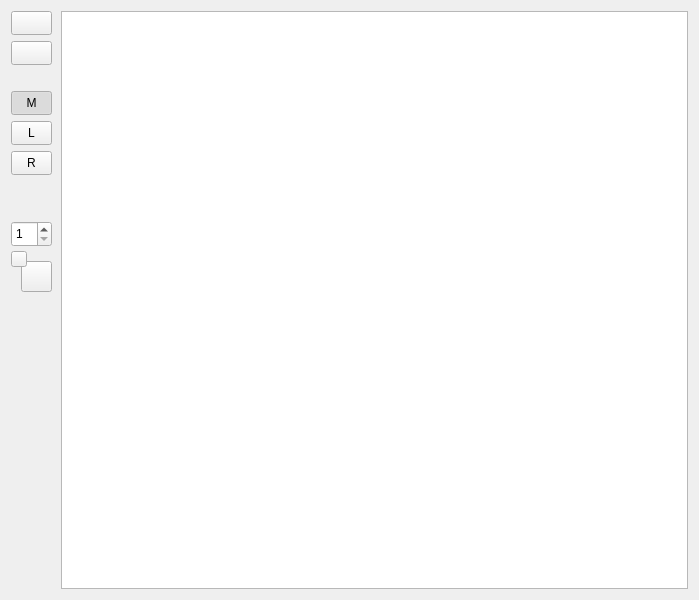
<?xml version="1.0" encoding="UTF-8"?>
<ui version="4.0">
 <class>VEMainWindow</class>
 <widget class="QWidget" name="VEMainWindow">
  <property name="geometry">
   <rect>
    <x>0</x>
    <y>0</y>
    <width>699</width>
    <height>600</height>
   </rect>
  </property>
  <property name="minimumSize">
   <size>
    <width>500</width>
    <height>400</height>
   </size>
  </property>
  <property name="windowTitle">
   <string>Simple Vector Graphics Editor</string>
  </property>
  <layout class="QHBoxLayout" name="horizontalLayout_2">
   <property name="spacing">
    <number>9</number>
   </property>
   <item>
    <widget class="QWidget" name="widget" native="true">
     <property name="sizePolicy">
      <sizepolicy hsizetype="Fixed" vsizetype="Preferred">
       <horstretch>0</horstretch>
       <verstretch>1</verstretch>
      </sizepolicy>
     </property>
     <property name="minimumSize">
      <size>
       <width>41</width>
       <height>0</height>
      </size>
     </property>
     <property name="maximumSize">
      <size>
       <width>75</width>
       <height>16777215</height>
      </size>
     </property>
     <property name="styleSheet">
      <string notr="true"/>
     </property>
     <widget class="QSpinBox" name="spinBoxPenWidth">
      <property name="geometry">
       <rect>
        <x>0</x>
        <y>210</y>
        <width>41</width>
        <height>26</height>
       </rect>
      </property>
      <property name="toolTip">
       <string>&lt;html&gt;&lt;head/&gt;&lt;body&gt;&lt;p&gt;Border width&lt;/p&gt;&lt;/body&gt;&lt;/html&gt;</string>
      </property>
      <property name="minimum">
       <number>1</number>
      </property>
     </widget>
     <widget class="QToolButton" name="toolBtnSelect">
      <property name="geometry">
       <rect>
        <x>0</x>
        <y>80</y>
        <width>41</width>
        <height>24</height>
       </rect>
      </property>
      <property name="toolTip">
       <string>&lt;html&gt;&lt;head/&gt;&lt;body&gt;&lt;p&gt;Shape handling: Select, move and transform&lt;/p&gt;&lt;/body&gt;&lt;/html&gt;</string>
      </property>
      <property name="text">
       <string>M</string>
      </property>
      <property name="icon">
       <iconset resource="icons.qrc">
        <normaloff>:/icons/resources/arrow_icon.png</normaloff>:/icons/resources/arrow_icon.png</iconset>
      </property>
      <property name="checkable">
       <bool>true</bool>
      </property>
      <property name="checked">
       <bool>true</bool>
      </property>
     </widget>
     <widget class="QToolButton" name="toolBtnPLine">
      <property name="geometry">
       <rect>
        <x>0</x>
        <y>110</y>
        <width>41</width>
        <height>24</height>
       </rect>
      </property>
      <property name="toolTip">
       <string>&lt;html&gt;&lt;head/&gt;&lt;body&gt;&lt;p&gt;Polyline: Draw a Polyline&lt;/p&gt;&lt;/body&gt;&lt;/html&gt;</string>
      </property>
      <property name="text">
       <string>L</string>
      </property>
      <property name="icon">
       <iconset resource="icons.qrc">
        <normaloff>:/icons/resources/poly_line_icon.png</normaloff>:/icons/resources/poly_line_icon.png</iconset>
      </property>
      <property name="checkable">
       <bool>true</bool>
      </property>
     </widget>
     <widget class="QToolButton" name="toolBtnRect">
      <property name="geometry">
       <rect>
        <x>0</x>
        <y>140</y>
        <width>41</width>
        <height>24</height>
       </rect>
      </property>
      <property name="toolTip">
       <string>&lt;html&gt;&lt;head/&gt;&lt;body&gt;&lt;p&gt;Rectangle: Draw a rectangle&lt;/p&gt;&lt;/body&gt;&lt;/html&gt;</string>
      </property>
      <property name="text">
       <string>R</string>
      </property>
      <property name="icon">
       <iconset resource="icons.qrc">
        <normaloff>:/icons/resources/rectangle_icon.png</normaloff>:/icons/resources/rectangle_icon.png</iconset>
      </property>
      <property name="checkable">
       <bool>true</bool>
      </property>
     </widget>
     <widget class="QPushButton" name="pushBtnBrushColor">
      <property name="geometry">
       <rect>
        <x>10</x>
        <y>250</y>
        <width>31</width>
        <height>31</height>
       </rect>
      </property>
      <property name="toolTip">
       <string>&lt;html&gt;&lt;head/&gt;&lt;body&gt;&lt;p&gt;&lt;br/&gt;&lt;/p&gt;&lt;/body&gt;&lt;/html&gt;</string>
      </property>
      <property name="autoFillBackground">
       <bool>false</bool>
      </property>
      <property name="text">
       <string/>
      </property>
     </widget>
     <widget class="QPushButton" name="pushBtnSave">
      <property name="geometry">
       <rect>
        <x>0</x>
        <y>30</y>
        <width>41</width>
        <height>24</height>
       </rect>
      </property>
      <property name="toolTip">
       <string>&lt;html&gt;&lt;head/&gt;&lt;body&gt;&lt;p&gt;Save to File&lt;/p&gt;&lt;/body&gt;&lt;/html&gt;</string>
      </property>
      <property name="text">
       <string/>
      </property>
      <property name="icon">
       <iconset resource="icons.qrc">
        <normaloff>:/icons/resources/save_icon.png</normaloff>:/icons/resources/save_icon.png</iconset>
      </property>
     </widget>
     <widget class="QPushButton" name="pushBtnLoad">
      <property name="geometry">
       <rect>
        <x>0</x>
        <y>0</y>
        <width>41</width>
        <height>24</height>
       </rect>
      </property>
      <property name="toolTip">
       <string>&lt;html&gt;&lt;head/&gt;&lt;body&gt;&lt;p&gt;Open File&lt;/p&gt;&lt;/body&gt;&lt;/html&gt;</string>
      </property>
      <property name="text">
       <string/>
      </property>
      <property name="icon">
       <iconset resource="icons.qrc">
        <normaloff>:/icons/resources/folder_icon.png</normaloff>:/icons/resources/folder_icon.png</iconset>
      </property>
     </widget>
     <widget class="QPushButton" name="pushBtnPenColor">
      <property name="geometry">
       <rect>
        <x>0</x>
        <y>240</y>
        <width>16</width>
        <height>16</height>
       </rect>
      </property>
      <property name="toolTip">
       <string>&lt;html&gt;&lt;head/&gt;&lt;body&gt;&lt;p&gt;&lt;br/&gt;&lt;/p&gt;&lt;/body&gt;&lt;/html&gt;</string>
      </property>
      <property name="autoFillBackground">
       <bool>false</bool>
      </property>
      <property name="text">
       <string/>
      </property>
     </widget>
    </widget>
   </item>
   <item>
    <widget class="QGraphicsView" name="graphicsView">
     <property name="verticalScrollBarPolicy">
      <enum>Qt::ScrollBarAlwaysOff</enum>
     </property>
     <property name="horizontalScrollBarPolicy">
      <enum>Qt::ScrollBarAlwaysOff</enum>
     </property>
     <property name="sizeAdjustPolicy">
      <enum>QAbstractScrollArea::AdjustToContentsOnFirstShow</enum>
     </property>
     <property name="alignment">
      <set>Qt::AlignLeading|Qt::AlignLeft|Qt::AlignTop</set>
     </property>
    </widget>
   </item>
  </layout>
 </widget>
 <tabstops>
  <tabstop>graphicsView</tabstop>
  <tabstop>pushBtnLoad</tabstop>
  <tabstop>pushBtnSave</tabstop>
  <tabstop>toolBtnSelect</tabstop>
  <tabstop>toolBtnPLine</tabstop>
  <tabstop>toolBtnRect</tabstop>
  <tabstop>spinBoxPenWidth</tabstop>
  <tabstop>pushBtnBrushColor</tabstop>
 </tabstops>
 <resources>
  <include location="icons.qrc"/>
 </resources>
 <connections/>
</ui>
